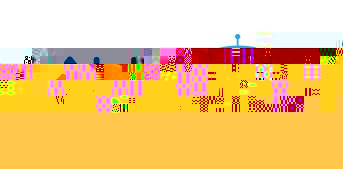
#> input picture src/autobot_astra/scripts/opencv/autobot.jpg, 343 x 169 px
$ python 4_1_1.py
#> lines starting #> are read from the running program, lines starting #| are printed output that depends on the picture; after the words box and inside, x2 and y2 are one past the last pixel; in counts of white or black regions, pixels touching at a corner belong together
import cv2
import numpy as np
if __name__ == '__main__':
	img = cv2.imread('autobot.jpg')
#> img is the input picture: shape (169, 343, 3); mean B, G, R 127.5, 199.3, 243.7
	for i in range(50,100):
		img[i,50] =   (0,0,0)
		img[i,50+1] =   (0,0,0)
		img[i,50-1] =   (0,0,0)
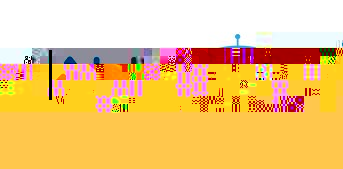
#> img: shape (169, 343, 3); 0.26% of pixels changed, all inside (x1, y1, x2, y2) = (49, 50, 52, 100)
	for i in range(100,150):
		img[150,i] =   (0,0,0)
		img[150,i+1] =   (0,0,0)
		img[150-1,i] =   (0,0,0)
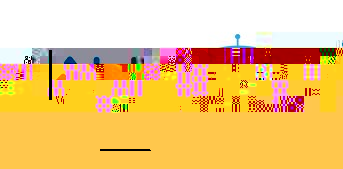
#> img: shape (169, 343, 3); 0.17% of pixels changed, all inside (x1, y1, x2, y2) = (100, 149, 151, 151)
	cv2.imwrite("damaged.jpg",img)
	dam_img = cv2.imread('damaged.jpg')
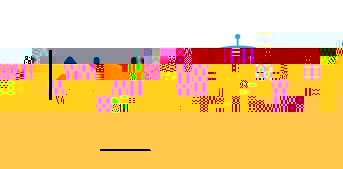
#> dam_img: shape (169, 343, 3); mean B, G, R 128.2, 198.6, 241.7
	while True :
		cv2.imshow("dam_img",dam_img)
		action = cv2.waitKey(10) & 0xFF
#> (key q is pressed here)
		if action == ord('q') or action == 113:
			break
#> (the run stopped early here; a loop or call above may not have finished)
